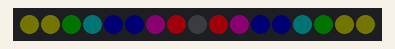
Recording of a sketch running on a simulated ATtiny85, built with avr-gcc and run on an emulated ATtiny85. On the bench: 17 RGB LEDs in strip order, left to right. Dim RGB values are drawn brighter than linear.

Above: at 0.31 s.
At 4.56 s:
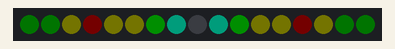
At 10.61 s:
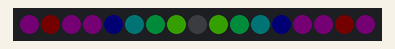
At 18.83 s:
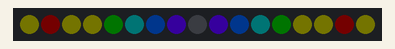
At 29.14 s:
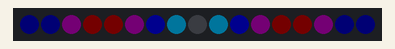
At 39.34 s:
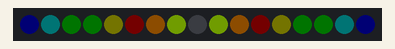

The sketch:

scarf.ino
```cpp
#include <Adafruit_NeoPixel.h>

#ifdef __AVR__
  #include <avr/power.h>
#endif

/**
 * This part is for hardware related config. It allows you to spec the board
 * you are using, along with the LED strand length/brightness. The brightness is
 * typically used to limit max power draw: at 60mA per LED (full white), you can
 * power at most 8 LEDs from the 500mA 5V pin on boards like the Trinket/Arduino
 * Nano. As the strand gets longer, you should use brightness to limit max current
 * draw. However, the typical pattern won't ever reach full white on all LEDs, so
 * the actual max current varies. It's probably best established via direct
 * measurement. An alternative reason to limit brightness is to improve battery
 * life.
 *
 * Current configs:
 *
 *  * Arduino Nano, use pin 6
 *  * Adafruit Trinket 5V 16Mhz, use pin 0
 *
 *
 */

#if defined (__AVR_ATtiny85__)
  #define PIN 0
#else
  #define PIN 6
#endif

#define STRAND_LENGTH 17
#define BRIGHTNESS 31

/**
 * Whether the pattern is mirrored, or reversed. This is useful for scarfs where
 * the LEDs are all daisy chained. An alternative is to have the center pixel
 * being the first one, and split the d-out line down either sides
 */
#define MIRRORED
#define REVERSED

#if defined (MIRRORED)
  #define ARM_LENGTH (STRAND_LENGTH /2)
#else
  #define ARM_LENGTH STRAND_LENGTH
#endif

/**
 * Whether the pulse accerlerates. To fit into Trinket flash limitations
 * (5310b), this can only be a square, or not.
 *
 * Reduced render range allows to limit the glow from an early pulse
 * wrapping around to the end of the strip, causing a weird pre-glow.
 * This isn't a problem in the linear one, as the pulses are equidistance
 * throughout the animation cycle.
 */

#define ACCELERATE

#if defined(ACCELERATE)
  #define EXPONENT 2
  #define RENDER_RANGE 224
#else
  #define EXPONENT 1
  #define RENDER_RANGE 255
#endif


/**
 *  Pattern definition. The program cycles through a range on the wheel, and
 *  back again. This defines the boundaries. Note that wraparound for the full
 *  rainbow is not enabled. Would take special case code.
 */

#define RAINBOW
//#define SEAPUNK
//#define INDIGO
//#define BLUE_GREEN
//#define HEART

#if defined (RAINBOW)
  #define HUE_START 0
  #define HUE_END 1
  #define SATURATION 1.
#endif

#if defined (SEAPUNK)
  #define HUE_START .333
  #define HUE_END .833
  #define SATURATION .8
#endif

#if defined (INDIGO)
  #define HUE_START .666
  #define HUE_END .833
  #define SATURATION 1.
#endif

#if defined (BLUE_GREEN)
  #define HUE_START .333
  #define HUE_END .666
  #define SATURATION .9
#endif

#if defined (HEART)
  #define HUE_START .833
  #define HUE_END 1.
  #define SATURATION 1.
#endif

Adafruit_NeoPixel strip = Adafruit_NeoPixel(STRAND_LENGTH, PIN, NEO_GRB + NEO_KHZ800);

void setup() {
  // This is for Trinket 5V 16MHz, you can remove these three lines if you are not using a Trinket
  #if defined (__AVR_ATtiny85__)
    if (F_CPU == 16000000) clock_prescale_set(clock_div_1);
  #endif
  // End of trinket special code

  strip.setBrightness(BRIGHTNESS);

  strip.begin();
  strip.show(); // Initialize all pixels to 'off'
}

void loop(){
  unsigned long t = millis();
  byte color = getClock(t, 2);
  byte pulse = getClock(t, 5);
  pulse = pow(pulse/255., EXPONENT) * 255;

  for (byte pix = 0; pix < ARM_LENGTH; pix++){
    // location of the pixel on a 0-RENDER_RANGE scale.
    byte dist = pix * RENDER_RANGE / ARM_LENGTH;

    // messy, but some sort of least-of-3 distances, allowing wraping.
    byte delta = min(min(abs(dist - pulse), abs(dist - pulse + 256)), abs(dist - pulse - 255));

    // hue selection. Mainly driving by c, but with some small shifting along
    // the length of the strand.

    // sweep of a subset of the spectrum.
    float left = HUE_START;
    float right = HUE_END;

    float x = color / 255. + pix * .5 / ARM_LENGTH;
    if (x >= 1)
      x -= 1.;

    // sweeps the range. for x from 0 to 1, this function does this:
    // starts at (0, _right_), goes to (.5, _left_), then back to (1, _right)
    float hue = abs(2 * (right - left) * x  - right + left) + left;

    // linear ramp up of brightness, for those within 1/8th of the reference point
    float value = max(255 - 6 * delta, 15) / 255.;

    byte loc = pix;
    #if defined (REVERSED)
      loc = ARM_LENGTH - 1 - pix;
    #endif
    strip.setPixelColor(loc, hsvToRgb(hue, SATURATION, value));
    #if defined (MIRRORED)
      strip.setPixelColor(STRAND_LENGTH - 1 - loc, hsvToRgb(hue, SATURATION, value));
    #endif
  }

  //blinkPerFrame();
  strip.show();

  // delay 20ms to give max 50fps. Could do something fancier here to try to
  // hit exactly 60fps (or whatever) if possible, but takinng another millis()
  // reading, but not sure if there would be a point to that.
  delay(20);
}

//Blinks the first pixel on and off. Used to check for framerate smoothness.

bool red;
void blinkPerFrame()
{
    if (red)
      strip.setPixelColor(0, 127, 0, 0);
    else
      strip.setPixelColor(0, 0, 0, 0);
    red = !red;
}

// Get a byte that cycles from 0-255, at a specified rate
// typically, assign mil using mills();
// rates, approximately (assuming 256ms in a second :P)
// 8: 4hz
// 7: 2hz
// 6: 1hz
// 5: 1/2hz
// 4: 1/4hz
// 3: 1/8hz
// 2: 1/16hz
// 1: 1/32hz
byte getClock(unsigned long mil, byte rate)
{
  return mil >> (8 - rate) % 256;
}

/**
 *  HSV/HSL to RGB code From https://github.com/ratkins/RGBConverter
 */

/**
 * Converts an HSV color value to RGB. Conversion formula
 * adapted from http://en.wikipedia.org/wiki/HSV_color_space.
 * Assumes h, s, and v are contained in the set [0, 1] and
 * returns r, g, and b in the set [0, 255].
 *
 * @param   Number  h       The hue
 * @param   Number  s       The saturation
 * @param   Number  v       The value
 */
uint32_t hsvToRgb(float h, float s, float v) {
    float r, g, b;

    byte i = byte(h * 6);
    float f = h * 6 - i;
    float p = v * (1 - s);
    float q = v * (1 - f * s);
    float t = v * (1 - (1 - f) * s);

    switch(i % 6){
        case 0: r = v, g = t, b = p; break;
        case 1: r = q, g = v, b = p; break;
        case 2: r = p, g = v, b = t; break;
        case 3: r = p, g = q, b = v; break;
        case 4: r = t, g = p, b = v; break;
        case 5: r = v, g = p, b = q; break;
    }

    return strip.Color(r * 255, g * 255, b * 255);
}

/**
 * Converts an HSL color value to RGB. Conversion formula
 * adapted from http://en.wikipedia.org/wiki/HSL_color_space.
 * Assumes h, s, and l are contained in the set [0, 1] and
 * returns r, g, and b in the set [0, 255].
 *
 * @param   Number  h       The hue
 * @param   Number  s       The saturation
 * @param   Number  l       The lightness
 * @return  Array           The RGB representation
 */
uint32_t hslToRgb(float h, float s, float l) {
    float r, g, b;

    if (s == 0) {
        r = g = b = l; // achromatic
    } else {
        float q = l < 0.5 ? l * (1 + s) : l + s - l * s;
        float p = 2 * l - q;
        r = hue2rgb(p, q, h + 1/3.);
        g = hue2rgb(p, q, h);
        b = hue2rgb(p, q, h - 1/3.);
    }

    return strip.Color(r * 255, g * 255, b * 255);
}

float hue2rgb(float p, float q, float t) {
    if(t < 0) t += 1;
    if(t > 1) t -= 1;
    if(t < 1/6) return p + (q - p) * 6 * t;
    if(t < 1/2) return q;
    if(t < 2/3) return p + (q - p) * (2/3 - t) * 6;
    return p;
}
```
